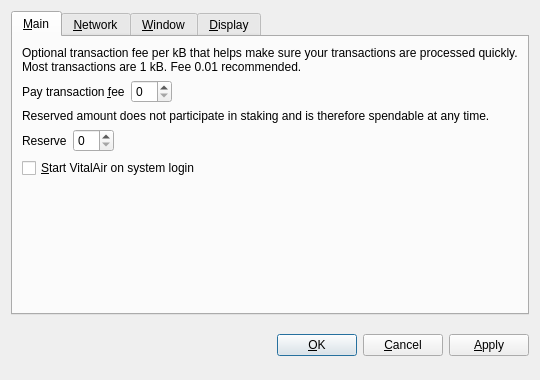
<?xml version="1.0" encoding="UTF-8"?>
<ui version="4.0">
 <class>OptionsDialog</class>
 <widget class="QDialog" name="OptionsDialog">
  <property name="geometry">
   <rect>
    <x>0</x>
    <y>0</y>
    <width>540</width>
    <height>380</height>
   </rect>
  </property>
  <property name="windowTitle">
   <string>Options</string>
  </property>
  <property name="modal">
   <bool>true</bool>
  </property>
  <layout class="QVBoxLayout" name="verticalLayout">
   <item>
    <widget class="QTabWidget" name="tabWidget">
     <property name="tabPosition">
      <enum>QTabWidget::North</enum>
     </property>
     <property name="currentIndex">
      <number>0</number>
     </property>
     <widget class="QWidget" name="tabMain">
      <attribute name="title">
       <string>&amp;Main</string>
      </attribute>
      <layout class="QVBoxLayout" name="verticalLayout_Main">
       <item>
        <widget class="QLabel" name="transactionFeeInfoLabel">
         <property name="text">
          <string>Optional transaction fee per kB that helps make sure your transactions are processed quickly. Most transactions are 1 kB. Fee 0.01 recommended.</string>
         </property>
         <property name="textFormat">
          <enum>Qt::PlainText</enum>
         </property>
         <property name="wordWrap">
          <bool>true</bool>
         </property>
        </widget>
       </item>
       <item>
        <layout class="QHBoxLayout" name="horizontalLayoutFee">
         <item>
          <widget class="QLabel" name="transactionFeeLabel">
           <property name="text">
            <string>Pay transaction &amp;fee</string>
           </property>
           <property name="textFormat">
            <enum>Qt::PlainText</enum>
           </property>
           <property name="buddy">
            <cstring>transactionFee</cstring>
           </property>
          </widget>
         </item>
         <item>
          <widget class="BitcoinAmountField" name="transactionFee"/>
         </item>
         <item>
          <spacer name="horizontalSpacerFee">
           <property name="orientation">
            <enum>Qt::Horizontal</enum>
           </property>
           <property name="sizeHint" stdset="0">
            <size>
             <width>40</width>
             <height>20</height>
            </size>
           </property>
          </spacer>
         </item>
        </layout>
       </item>
       <item>
        <widget class="QLabel" name="reserveBalanceInfoLabel">
         <property name="text">
          <string>Reserved amount does not participate in staking and is therefore spendable at any time.</string>
         </property>
         <property name="textFormat">
          <enum>Qt::PlainText</enum>
         </property>
         <property name="wordWrap">
          <bool>true</bool>
         </property>
        </widget>
       </item>
       <item>
        <layout class="QHBoxLayout" name="horizontalLayoutReserveBalance">
         <item>
          <widget class="QLabel" name="reserveBalanceLabel">
           <property name="text">
            <string>Reserve</string>
           </property>
           <property name="textFormat">
            <enum>Qt::PlainText</enum>
           </property>
           <property name="buddy">
            <cstring>reserveBalance</cstring>
           </property>
          </widget>
         </item>
         <item>
          <widget class="BitcoinAmountField" name="reserveBalance"/>
         </item>
         <item>
          <spacer name="horizontalSpacerReserveBalance">
           <property name="orientation">
            <enum>Qt::Horizontal</enum>
           </property>
           <property name="sizeHint" stdset="0">
            <size>
             <width>40</width>
             <height>20</height>
            </size>
           </property>
          </spacer>
         </item>
        </layout>
       </item>
       <item>
        <widget class="QCheckBox" name="bitcoinAtStartup">
         <property name="toolTip">
          <string>Automatically start VitalAir after logging in to the system.</string>
         </property>
         <property name="text">
          <string>&amp;Start VitalAir on system login</string>
         </property>
        </widget>
       </item>
       <item>
        <spacer name="verticalSpacer_Main">
         <property name="orientation">
          <enum>Qt::Vertical</enum>
         </property>
         <property name="sizeHint" stdset="0">
          <size>
           <width>20</width>
           <height>40</height>
          </size>
         </property>
        </spacer>
       </item>
      </layout>
     </widget>
     <widget class="QWidget" name="tabNetwork">
      <attribute name="title">
       <string>&amp;Network</string>
      </attribute>
      <layout class="QVBoxLayout" name="verticalLayout_Network">
       <item>
        <widget class="QCheckBox" name="mapPortUpnp">
         <property name="toolTip">
          <string>Automatically open the VitalAir client port on the router. This only works when your router supports UPnP and it is enabled.</string>
         </property>
         <property name="text">
          <string>Map port using &amp;UPnP</string>
         </property>
        </widget>
       </item>
       <item>
        <widget class="QCheckBox" name="connectSocks">
         <property name="toolTip">
          <string>Connect to the VitalAir network through a SOCKS proxy (e.g. when connecting through Tor).</string>
         </property>
         <property name="text">
          <string>&amp;Connect through SOCKS proxy:</string>
         </property>
        </widget>
       </item>
       <item>
        <layout class="QHBoxLayout" name="horizontalLayout_Network">
         <item>
          <widget class="QLabel" name="proxyIpLabel">
           <property name="text">
            <string>Proxy &amp;IP:</string>
           </property>
           <property name="textFormat">
            <enum>Qt::PlainText</enum>
           </property>
           <property name="buddy">
            <cstring>proxyIp</cstring>
           </property>
          </widget>
         </item>
         <item>
          <widget class="QValidatedLineEdit" name="proxyIp">
           <property name="maximumSize">
            <size>
             <width>140</width>
             <height>16777215</height>
            </size>
           </property>
           <property name="toolTip">
            <string>IP address of the proxy (e.g. 127.0.0.1)</string>
           </property>
          </widget>
         </item>
         <item>
          <widget class="QLabel" name="proxyPortLabel">
           <property name="text">
            <string>&amp;Port:</string>
           </property>
           <property name="textFormat">
            <enum>Qt::PlainText</enum>
           </property>
           <property name="buddy">
            <cstring>proxyPort</cstring>
           </property>
          </widget>
         </item>
         <item>
          <widget class="QLineEdit" name="proxyPort">
           <property name="maximumSize">
            <size>
             <width>55</width>
             <height>16777215</height>
            </size>
           </property>
           <property name="toolTip">
            <string>Port of the proxy (e.g. 9050)</string>
           </property>
          </widget>
         </item>
         <item>
          <widget class="QLabel" name="socksVersionLabel">
           <property name="text">
            <string>SOCKS &amp;Version:</string>
           </property>
           <property name="textFormat">
            <enum>Qt::PlainText</enum>
           </property>
           <property name="buddy">
            <cstring>socksVersion</cstring>
           </property>
          </widget>
         </item>
         <item>
          <widget class="QValueComboBox" name="socksVersion">
           <property name="toolTip">
            <string>SOCKS version of the proxy (e.g. 5)</string>
           </property>
          </widget>
         </item>
         <item>
          <spacer name="horizontalSpacer_Network">
           <property name="orientation">
            <enum>Qt::Horizontal</enum>
           </property>
           <property name="sizeHint" stdset="0">
            <size>
             <width>40</width>
             <height>20</height>
            </size>
           </property>
          </spacer>
         </item>
        </layout>
       </item>
       <item>
        <spacer name="verticalSpacer_Network">
         <property name="orientation">
          <enum>Qt::Vertical</enum>
         </property>
         <property name="sizeHint" stdset="0">
          <size>
           <width>20</width>
           <height>40</height>
          </size>
         </property>
        </spacer>
       </item>
      </layout>
     </widget>
     <widget class="QWidget" name="tabWindow">
      <attribute name="title">
       <string>&amp;Window</string>
      </attribute>
      <layout class="QVBoxLayout" name="verticalLayout_Window">
       <item>
        <widget class="QCheckBox" name="minimizeToTray">
         <property name="toolTip">
          <string>Show only a tray icon after minimizing the window.</string>
         </property>
         <property name="text">
          <string>&amp;Minimize to the tray instead of the taskbar</string>
         </property>
        </widget>
       </item>
       <item>
        <widget class="QCheckBox" name="minimizeOnClose">
         <property name="toolTip">
          <string>Minimize instead of exit the application when the window is closed. When this option is enabled, the application will be closed only after selecting Quit in the menu.</string>
         </property>
         <property name="text">
          <string>M&amp;inimize on close</string>
         </property>
        </widget>
       </item>
       <item>
        <spacer name="verticalSpacer_Window">
         <property name="orientation">
          <enum>Qt::Vertical</enum>
         </property>
         <property name="sizeHint" stdset="0">
          <size>
           <width>20</width>
           <height>40</height>
          </size>
         </property>
        </spacer>
       </item>
      </layout>
     </widget>
     <widget class="QWidget" name="tabDisplay">
      <attribute name="title">
       <string>&amp;Display</string>
      </attribute>
      <layout class="QVBoxLayout" name="verticalLayout_Display">
       <item>
        <layout class="QHBoxLayout" name="horizontalLayout_1_Display">
         <item>
          <widget class="QLabel" name="langLabel">
           <property name="text">
            <string>User Interface &amp;language:</string>
           </property>
           <property name="textFormat">
            <enum>Qt::PlainText</enum>
           </property>
           <property name="buddy">
            <cstring>lang</cstring>
           </property>
          </widget>
         </item>
         <item>
          <widget class="QValueComboBox" name="lang">
           <property name="toolTip">
            <string>The user interface language can be set here. This setting will take effect after restarting VitalAir.</string>
           </property>
          </widget>
         </item>
        </layout>
       </item>
       <item>
        <layout class="QHBoxLayout" name="horizontalLayout_2_Display">
         <item>
          <widget class="QLabel" name="unitLabel">
           <property name="text">
            <string>&amp;Unit to show amounts in:</string>
           </property>
           <property name="textFormat">
            <enum>Qt::PlainText</enum>
           </property>
           <property name="buddy">
            <cstring>unit</cstring>
           </property>
          </widget>
         </item>
         <item>
          <widget class="QValueComboBox" name="unit">
           <property name="toolTip">
            <string>Choose the default subdivision unit to show in the interface and when sending coins.</string>
           </property>
          </widget>
         </item>
        </layout>
       </item>
       <item>
        <widget class="QCheckBox" name="displayAddresses">
         <property name="toolTip">
          <string>Whether to show VitalAir addresses in the transaction list or not.</string>
         </property>
         <property name="text">
          <string>&amp;Display addresses in transaction list</string>
         </property>
        </widget>
       </item>
       <item>
        <widget class="QCheckBox" name="coinControlFeatures">
         <property name="toolTip">
          <string>Whether to show coin control features or not.</string>
         </property>
         <property name="text">
          <string>Display coin &amp;control features (experts only!)</string>
         </property>
        </widget>
       </item>
       <item>
        <spacer name="verticalSpacer_Display">
         <property name="orientation">
          <enum>Qt::Vertical</enum>
         </property>
         <property name="sizeHint" stdset="0">
          <size>
           <width>20</width>
           <height>40</height>
          </size>
         </property>
        </spacer>
       </item>
      </layout>
     </widget>
    </widget>
   </item>
   <item>
    <layout class="QHBoxLayout" name="horizontalLayout_Buttons">
     <item>
      <spacer name="horizontalSpacer_1">
       <property name="orientation">
        <enum>Qt::Horizontal</enum>
       </property>
       <property name="sizeHint" stdset="0">
        <size>
         <width>40</width>
         <height>48</height>
        </size>
       </property>
      </spacer>
     </item>
     <item>
      <widget class="QLabel" name="statusLabel">
       <property name="font">
        <font>
         <weight>75</weight>
         <bold>true</bold>
        </font>
       </property>
       <property name="text">
        <string/>
       </property>
       <property name="textFormat">
        <enum>Qt::PlainText</enum>
       </property>
       <property name="wordWrap">
        <bool>true</bool>
       </property>
      </widget>
     </item>
     <item>
      <spacer name="horizontalSpacer_2">
       <property name="orientation">
        <enum>Qt::Horizontal</enum>
       </property>
       <property name="sizeHint" stdset="0">
        <size>
         <width>40</width>
         <height>48</height>
        </size>
       </property>
      </spacer>
     </item>
     <item>
      <widget class="QPushButton" name="okButton">
       <property name="text">
        <string>&amp;OK</string>
       </property>
      </widget>
     </item>
     <item>
      <widget class="QPushButton" name="cancelButton">
       <property name="text">
        <string>&amp;Cancel</string>
       </property>
       <property name="autoDefault">
        <bool>false</bool>
       </property>
      </widget>
     </item>
     <item>
      <widget class="QPushButton" name="applyButton">
       <property name="text">
        <string>&amp;Apply</string>
       </property>
       <property name="autoDefault">
        <bool>false</bool>
       </property>
      </widget>
     </item>
    </layout>
   </item>
  </layout>
 </widget>
 <customwidgets>
  <customwidget>
   <class>BitcoinAmountField</class>
   <extends>QSpinBox</extends>
   <header>bitcoinamountfield.h</header>
  </customwidget>
  <customwidget>
   <class>QValueComboBox</class>
   <extends>QComboBox</extends>
   <header>qvaluecombobox.h</header>
  </customwidget>
  <customwidget>
   <class>QValidatedLineEdit</class>
   <extends>QLineEdit</extends>
   <header>qvalidatedlineedit.h</header>
  </customwidget>
 </customwidgets>
 <resources/>
 <connections/>
</ui>
